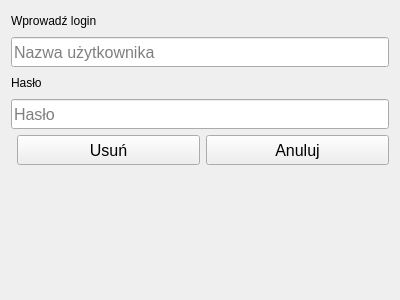
<?xml version="1.0" encoding="UTF-8"?>
<ui version="4.0">
<class>DeleteAccount</class>
 <author/>
 <comment/>
 <exportmacro/>
 <class>DeleteAccount</class>
 <widget name="DeleteAccount" class="QWidget">
  <property name="geometry">
   <rect>
    <x>0</x>
    <y>0</y>
    <width>400</width>
    <height>300</height>
   </rect>
  </property>
  <property name="windowTitle">
   <string>Usuń konto</string>
  </property>
  <layout class="QVBoxLayout" name="verticalLayout">
   <item>
    <layout class="QFormLayout" name="formLayout">
     <item row="1" column="0" colspan="2">
      <widget class="QLineEdit" name="usernameInput">
       <property name="minimumSize">
        <size>
         <width>0</width>
         <height>30</height>
        </size>
       </property>
       <property name="baseSize">
        <size>
         <width>0</width>
         <height>30</height>
        </size>
       </property>
       <property name="font">
        <font>
         <pointsize>12</pointsize>
        </font>
       </property>
       <property name="placeholderText">
        <string>Nazwa użytkownika</string>
       </property>
      </widget>
     </item>
     <item row="3" column="0" colspan="2">
      <widget class="QLineEdit" name="passwordOutput">
       <property name="minimumSize">
        <size>
         <width>0</width>
         <height>30</height>
        </size>
       </property>
       <property name="baseSize">
        <size>
         <width>0</width>
         <height>30</height>
        </size>
       </property>
       <property name="font">
        <font>
         <pointsize>12</pointsize>
        </font>
       </property>
       <property name="placeholderText">
        <string>Hasło</string>
       </property>
      </widget>
     </item>
     <item row="2" column="0" colspan="2">
      <widget class="QLabel" name="labelPassword">
       <property name="minimumSize">
        <size>
         <width>0</width>
         <height>20</height>
        </size>
       </property>
       <property name="maximumSize">
        <size>
         <width>16777215</width>
         <height>20</height>
        </size>
       </property>
       <property name="text">
        <string>Hasło</string>
       </property>
      </widget>
     </item>
     <item row="0" column="0" colspan="2">
      <widget class="QLabel" name="labelUsername">
       <property name="minimumSize">
        <size>
         <width>0</width>
         <height>20</height>
        </size>
       </property>
       <property name="maximumSize">
        <size>
         <width>16777215</width>
         <height>20</height>
        </size>
       </property>
       <property name="text">
        <string>Wprowadź login</string>
       </property>
      </widget>
     </item>
     <item row="5" column="1">
      <layout class="QHBoxLayout" name="buttonLayout">
       <item>
        <widget class="QPushButton" name="deleteAccount">
         <property name="minimumSize">
          <size>
           <width>0</width>
           <height>30</height>
          </size>
         </property>
         <property name="font">
          <font>
           <pointsize>12</pointsize>
          </font>
         </property>
         <property name="text">
          <string>Usuń</string>
         </property>
        </widget>
       </item>
       <item>
        <widget class="QPushButton" name="deleteAccountCancel">
         <property name="minimumSize">
          <size>
           <width>0</width>
           <height>30</height>
          </size>
         </property>
         <property name="font">
          <font>
           <pointsize>12</pointsize>
          </font>
         </property>
         <property name="text">
          <string>Anuluj</string>
         </property>
        </widget>
       </item>
      </layout>
     </item>
    </layout>
   </item>
  </layout>
 </widget>
 <resources/>
 <connections/>
</ui>
